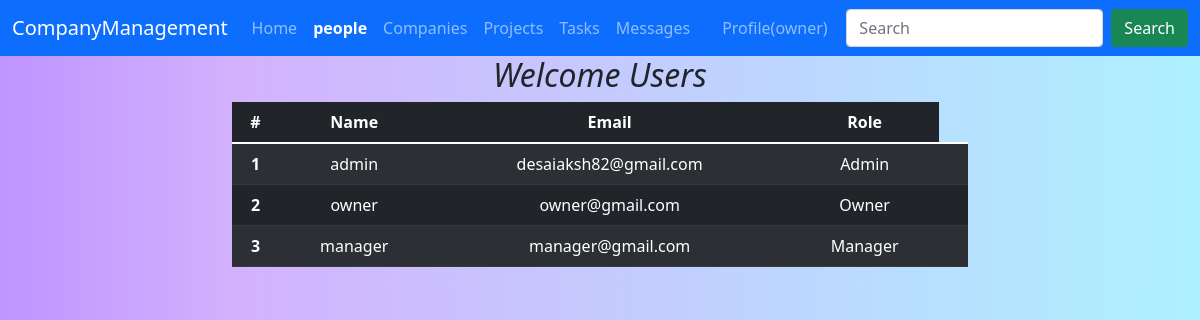
Page /People/ (signed in) on the committed database.
### UserModule/models.py (models this page shows)
class User(AbstractUser):
    is_admin = models.BooleanField('Is admin', default=False)
    is_owner = models.BooleanField('Is owner', default=False)
    is_manager = models.BooleanField('Is manager', default=False)
    is_supervisor = models.BooleanField('Is supervisor', default=False)
    is_assistant = models.BooleanField('Is assistant', default=False)

### CompanyManagement/views.py (the view, shortened to what this page needs)
# urls.py: path('People/', views.People, name='People'),
@login_required
def People(request):
    people = User.objects.all()
    userInfo = []
    for i in people:
        if i.is_admin == True:
            userInfo.append(
                {'name': i.username, 'role': "Admin", 'email': i.email})
        elif i.is_owner == True:
            userInfo.append(
                {'name': i.username, 'role': "Owner", 'email': i.email})
        elif i.is_manager == True:
            userInfo.append(
                {'name': i.username, 'role': "Manager", 'email': i.email})
        elif i.is_supervisor == True:
            userInfo.append(
                {'name': i.username, 'role': "Supervisor", 'email': i.email})
        elif i.is_assistant == True:
            userInfo.append(
                {'name': i.username, 'role': "Assistant", 'email': i.email})
        else:
            userInfo.append(
                {'name': i.username, 'role': "Not Found", 'email': i.email})
    return render(request, 'CompanyManagement/DashBoard/People.html', {'userInfo': userInfo})

### templates/CompanyManagement/DashBoard/People.html (shortened to what this page needs)
<!DOCTYPE html>
<html lang="en">
  <head>
    <link
      href="https://cdn.jsdelivr.net/npm/bootstrap@5.1.3/dist/css/bootstrap.min.css"
      rel="stylesheet"
    />
  </head>
  <body
    style="
    background: rgb(191,148,255);
    background: linear-gradient(90deg, rgba(191,148,255,1) 0%, rgba(211,178,253,1) 20%, rgba(173,241,255,1) 100%);
    "
  >
    {% include "./Navbar/Navbar.html" with People='active' %}
    <div class="container">
      <div class="row">
        <div class="col-md-8 offset-md-2 text-center" id="list">
          <h2><i>Welcome Users</i></h2>
          <div class="table-responsive">
            <table class="table table-dark table-striped table-hover">
              <thead>
                <tr>
                  <th scope="col">#</th>
                  <th scope="col">Name</th>
                  <th scope="col">Email</th>
                  <th scope="col">Role</th>
                </tr>
              </thead>
              <tbody>
                {% for i in userInfo %}
                <tr>
                  <th scope="row">{{forloop.counter}}</th>
                  <td>{{i.name}}</td>
                  <td>{{i.email}}</td>
                  <td>{{i.role}}</td>
                  <td></td>
                </tr>
                {% endfor %}
              </tbody>
            </table>
          </div>
        </div>
      </div>
    </div>
  </body>
</html>

### templates/CompanyManagement/DashBoard/Navbar/Navbar.html (shortened to what this page needs)
<nav class="navbar navbar-expand-lg navbar-dark bg-primary">
  <div class="container-fluid">
    <a
      class="navbar-brand"
      href="#"
      style="
        font-family: 'Gill
                      Sans', 'Gill Sans MT', Calibri,
          'Trebuchet MS', sans-serif;
      "
    >
      CompanyManagement
    </a>
    <div class="collapse navbar-collapse" id="navbarSupportedContent">
      <ul class="navbar-nav me-auto mb-2 mb-lg-0">
        <li class="nav-item">
          <a class="nav-link {{Home}}" aria-current="page" href="/"
            >{% if home == 'active' %} <b>Home</b> {% else %} Home {% endif %}</a
          >
        </li>
        <li class="nav-item">
          <a class="nav-link {{People}}" href="/People"
            >{% if People == 'active' %} <b>people</b> {% else %} people {% endif %}</a
          >
        </li>
        <li class="nav-item">
          <a class="nav-link {{Companies}}" href="/Companies"
            >{% if Companies == 'active' %} <b>Companies</b> {% else %}
            Companies {% endif %}</a
          >
        </li>
        <li class="nav-item">
          <a class="nav-link {{Projects}}" href="/Projects"
            >{% if Projects == 'active' %} <b>Projects</b> {% else %} Projects
            {% endif %}</a
          >
        </li>
        <li class="nav-item">
          <a class="nav-link {{Tasks}}" href="/Tasks"
            >{% if Tasks == 'active' %} <b>Tasks</b> {% else %} Tasks {% endif %}</a
          >
        </li>
        <li class="nav-item">
          <a class="nav-link {{Messages}}" href="/Messages"
            >{% if Messages == 'active' %} <b>Messages</b> {% else %} Messages
            {% endif %}</a
          >
        </li>
        <li class="nav-item">
          <a class="nav-link {{Activity_Overview}}" href="/Activity_Overview"
            ></a>
        </li>
        <li class="nav-item">
          <a class="nav-link {{Profile}}" href="/Profile">
            {% if Profile == 'active' %} <b>Profile({{request.user}})</b> {% else %} Profile({{request.user}}) {% endif %}</a
          >
        </li>
      </ul>
      <form class="d-flex" role="search">
        <input
          class="form-control me-2"
          type="search"
          placeholder="Search"
          aria-label="Search"
        />
        <button class="btn btn-success" type="submit">Search</button>
      </form>
    </div>
  </div>
</nav>
  </body>

### rows in the picture
User: user "owner", name "owner", email "owner@gmail.com", role "Owner"
User: name "admin", email "desaiaksh82@gmail.com", role "Admin"
User: name "manager", email "manager@gmail.com", role "Manager"
